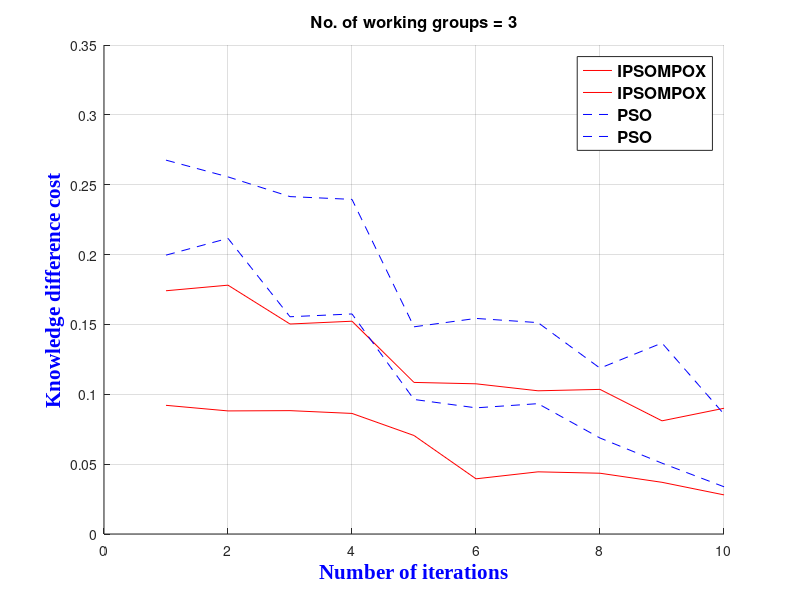

Write the MATLAB code that produced this figure.
%G?n?ration de quatre fonctions cosinus
IPSOMPOXMAX=[1 0.1741;2 0.1781;3 0.1503;4 0.1523;5 0.1085;6 0.1075;7 0.1025;8 0.1035;9 0.081;10 0.09];
IPSOMPOXMIN=[1 0.0921;2 0.0881;3 0.0883;4 0.0863;5 0.0705;6 0.0395;7 0.0445;8 0.0435;9 0.037;10 0.028];
PSOMAX=[1 0.2676;2 0.2556;3 0.2415;4 0.2395;5 0.1483;6 0.1543;7 0.1513;8 0.1187;9 0.1367;10 0.0858];
PSOMIN=[1 0.1996;2 0.2116;3 0.1555;4 0.1575;5 0.0963;6 0.0903;7 0.0933;8 0.0687;9 0.0507;10 0.0338];
grid
%axis([50 2.5 -5 13])
hold
plot(IPSOMPOXMAX(:,1),IPSOMPOXMAX(:,2),'r');
plot(IPSOMPOXMIN(:,1),IPSOMPOXMIN(:,2),'r');
plot(PSOMAX(:,1),PSOMAX(:,2),'b','linestyle','--');
plot(PSOMIN(:,1),PSOMIN(:,2),'b','linestyle','--');
% La fonction plot fonctionne par paire: on indique d'abord le vecteur en abscisse puis le vecteur en ordonn?e.
% On peut par la suite rajouter une couleur ou un style en utilisant un code entre les ''. 
%Ces codes sont r?sum?s en fin de tutoriel (menututo.com) 

title({'No. of working groups = 3'},...    %L?gende du trac? avec le texte ? afficher se trouvant entre {}
      'FontSize',12,'FontWeight','bold')
% L'option Location indique l'emplacement de la l?gende dans la figure
% L'option FontSize indique la taille de la police
% L'option FontWeight permet de mettre le texte en gras en ?crivant 'bold' ? la suite
legend({'IPSOMPOX','IPSOMPOX','PSO','PSO'},'Location','northeast',...    %L?gende du trac? avec le texte ? afficher se trouvant entre {}
      'FontSize',12,'FontWeight','bold')
  
xlabel('Number of iterations','FontSize',15,...              %Nom de l'axe des abscisses du trac?
       'FontWeight','bold','FontName',...
       'Times New Roman','Color','b')
ylabel('Knowledge difference cost','FontSize',15,...      %Nom de l'axe des ordonn?es du trac?
       'FontWeight','bold','FontName',...
       'Times New Roman','Color','b')